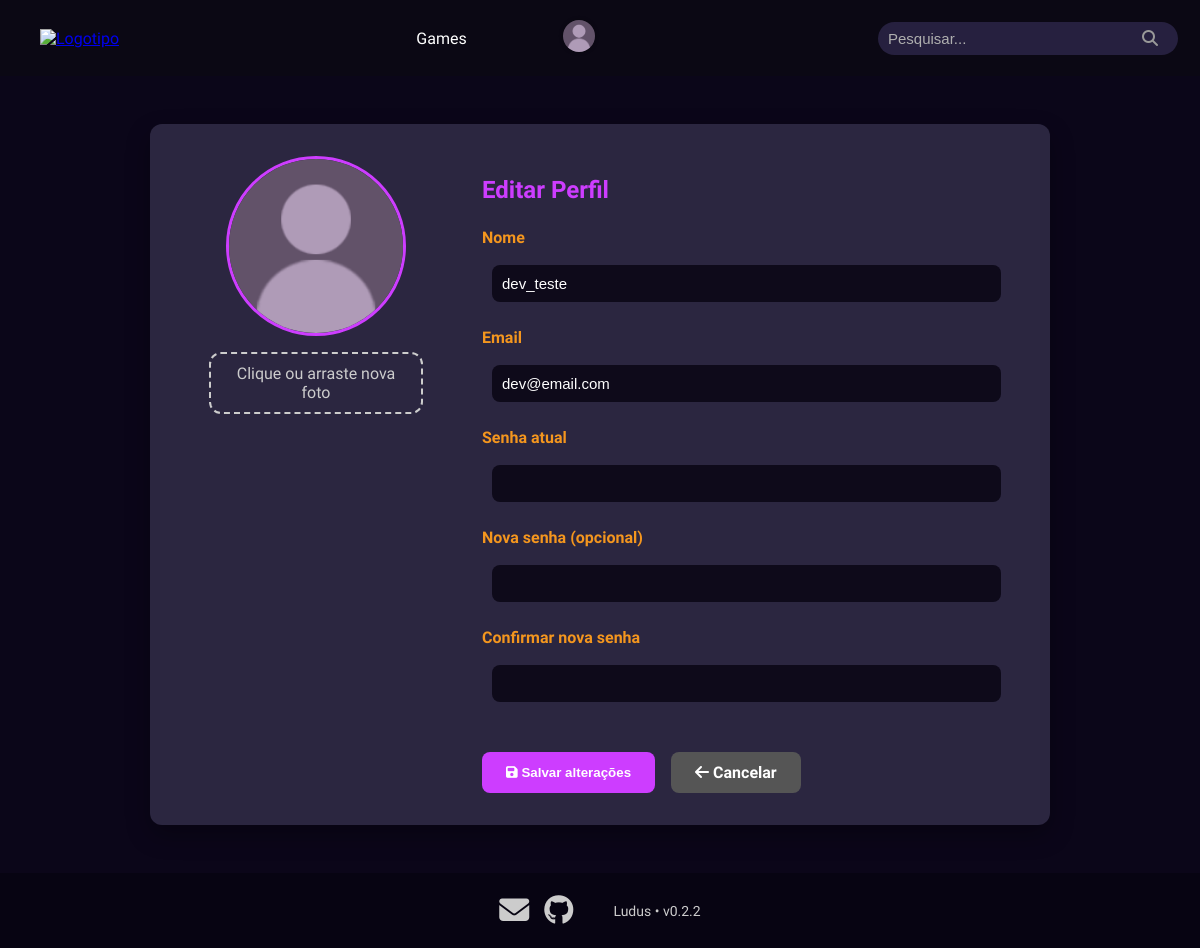
The page /Site/editar_perfil.php (signed in) on the database its author committed.
### tables this page shows
CREATE TABLE `usuario` (
  `id` int NOT NULL AUTO_INCREMENT,
  `nome` varchar(30) NOT NULL,
  `email` varchar(100) NOT NULL,
  `tipo` enum('jogador','desenvolvedor','administrador') NOT NULL,
  `senha` varchar(255) NOT NULL,
  `foto_perfil` varchar(255) DEFAULT 'img/usuarios/default.png',
  `data_cadastro` datetime DEFAULT CURRENT_TIMESTAMP,
  PRIMARY KEY (`id`),
  UNIQUE KEY `nome` (`nome`),
  UNIQUE KEY `email` (`email`)
);

### Site/editar_perfil.php (the view, shortened to what this page needs)
<?php
require_once("config.php");
$id_usuario = $_SESSION['id_usuario'];
$stmt = $mysqli->prepare("SELECT nome, email, foto_perfil, tipo FROM usuario WHERE id = ?");
$stmt->bind_param("i", $id_usuario);
$stmt->execute();
$resultado = $stmt->get_result();
$usuario = $resultado->fetch_assoc();
$nomeUsuario = $usuario['nome'];
$emailUsuario = $usuario['email'];
$foto_perfilPerfil = $usuario['foto_perfil'] ?: 'img/usuarios/default.png';
?>
<!DOCTYPE html>
<html lang="pt-BR">
<head>
    <link rel="stylesheet" href="./css/style.css">
    <link rel="stylesheet" href="./css/editar_perfil.css">
    <link rel="stylesheet" href="https://cdnjs.cloudflare.com/ajax/libs/font-awesome/6.5.0/css/all.min.css">
</head>
<body>
    <main class="edit-perfil-container">
        <div class="edit-perfil-card">
            <form id="editProfileForm" enctype="multipart/form-data" method="post" action="salvar_editar_perfil.php">
                <div class="edit-perfil-left">
                    <img src="<?php echo htmlspecialchars($foto_perfilPerfil); ?>" alt="Foto de perfil" class="foto-perfil">
                    <div class="drop-area" id="dropArea">
                        Clique ou arraste nova foto
                    </div>
                </div>
                <div class="edit-perfil-right">
                    <h2>Editar Perfil</h2>
                    <div class="form-group">
                        <label for="nome">Nome</label>
                        <input type="text" id="nome" name="nome" value="<?php echo htmlspecialchars($nomeUsuario); ?>" required>
                    </div>
                    <div class="form-group">
                        <label for="email">Email</label>
                        <input type="email" id="email" name="email" value="<?php echo htmlspecialchars($emailUsuario); ?>" required>
                    </div>
                    <div class="form-group">
                        <label for="senha_atual">Senha atual</label>
                        <input type="password" id="senha_atual" name="senha_atual" required>
                    </div>
                    <div class="form-group">
                        <label for="nova_senha">Nova senha (opcional)</label>
                        <input type="password" id="nova_senha" name="nova_senha" minlength="6">
                    </div>
                    <div class="form-group">
                        <label for="confirmar_senha">Confirmar nova senha</label>
                        <input type="password" id="confirmar_senha" name="confirmar_senha" minlength="6">
                    </div>
                    <div class="button-align">
                        <button type="submit"><i class="fas fa-save"></i> Salvar alterações</button>
                        <a href="perfil.php" class="btn-cancelar"><i class="fas fa-arrow-left"></i> Cancelar</a>
                    </div>
                </div>
            </form>
        </div>
    </main>
    <?php include __DIR__ . '/footers/footer.php'; ?>
</body>
</html>

### Site/css/style.css (style rules this page uses)
html { margin: 0; padding: 0; }
* { box-sizing: border-box; }
html { height: 100%; min-height: 100%; }
body { margin: 0; padding: 0; font-family: 'comfortaa', sans-serif; background-color: #0e0a1a; color: #d9d9d9; display: flex; flex-direction: column; min-height: 100vh; }
main { background-color: #0b0619; }
input { padding: 5%; margin: 10px 10px 10px 10px; border-radius: 20px; border: 1px solid rgb(153, 153, 153); width: 95%; box-sizing: border-box; background-color: #26203f; font-size: 15px; color: #d9d9d9; transition: box-shadow 0.3s ease; cursor: text; }
input::placeholder { color: #afafaf; }
a:not(.a-Button) { transition: color 0.3s ease; }

### Site/css/editar_perfil.css (style rules this page uses)
.edit-perfil-container { min-height: 100%; display: flex; justify-content: center; align-items: center; padding: 3rem; box-sizing: border-box; }
.edit-perfil-card { background: #2b2640; padding: 2rem; border-radius: 12px; max-width: 900px; width: 100%; box-shadow: 0 10px 25px rgba(0,0,0,0.3); }
.edit-perfil-card form { display: flex; gap: 2rem; flex-wrap: wrap; }
.edit-perfil-left { flex: 1; min-width: 220px; display: flex; flex-direction: column; align-items: center; gap: 1rem; }
.edit-perfil-left img.foto-perfil { width: 180px; height: 180px; object-fit: cover; border-radius: 50%; border: 3px solid #cd3dff; }
.drop-area { padding: 10px; border: 2px dashed #ccc; border-radius: 12px; text-align: center; color: #ccc; cursor: pointer; width: 80%; transition: background 0.3s ease; }
.edit-perfil-right { flex: 2; min-width: 300px; display: flex; flex-direction: column; }
.edit-perfil-right h2 { color: #cd3dff; margin-bottom: 1.5rem; text-align: left; }
.form-group { margin-bottom: 1rem; display: flex; flex-direction: column; }
.form-group label { font-weight: bold; color: #f4961e; margin-bottom: 0.5rem; }
.form-group input { padding: 10px; border-radius: 8px; border: 0px; background: #0e0a1a; color: #fff; outline: none; }
.button-align { display: flex; gap: 1rem; margin-top: 1.5rem; }
button, .btn-cancelar { padding: 0.7rem 1.5rem; border-radius: 8px; font-weight: bold; cursor: pointer; text-decoration: none; text-align: center; }
button { background-color: #cd3dff; color: #fff; border: none; transition: 0.2s; }
.btn-cancelar { background-color: #555; color: #fff; }

### rows shown on the page
usuario: foto_perfil (placeholder picture), nome "dev_teste", email "dev@email.com"

### other values the page prints
$version "v0.2.2"
